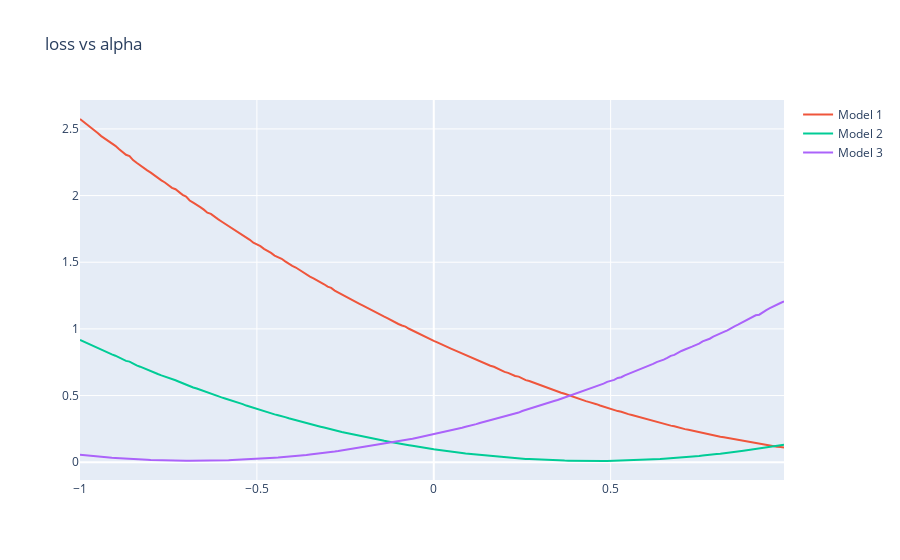

The code cell stored with this chart in its notebook:
### Markdown cell above
### Task 2c 
We have the following loss curves (same loss function as in 2b):
![title](loss_curves_mse.png)



# Model:
The model is of the form $f_\theta(x) = ax + b$ with $a,b \in \theta$. 
Here the different curves is the loss for:
1) Set $b = 0.1$ and $a \in [-1, 1]$.
2) Set $b = 0.75$ and $a \in [-1, 1]$.
3) Set $b = 1.5$ and $a \in [-1, 1]$.  
While a is between [-1, 1] (the x-axis in the plot).


Objective: Find a set of datapoints that duplicate these graphs

### Code cell
# -- CODE for 2c -- goes here.
import numpy as np

def gen_datapoints(num_points, x_lower_bound, x_upper_bound, y_lower_bound, y_upper_bound):
    x = np.random.uniform(x_lower_bound, x_upper_bound, num_points)
    y = np.random.uniform(y_lower_bound, y_upper_bound, num_points)
    return x, y

losses = dict(model1=[],model2=[],model3=[])
for n in range(-100,100):
    theta = n / 100
    x_test, y_test = gen_datapoints(10000, 0.5, 0.8, 0.9, 1.2)
    y_hat1 = theta * x_test + 0.1
    mse1 = mse(y_test, y_hat1)
    losses['model1'].append((theta, mse1))
    y_hat2 = theta * x_test + 0.75
    mse2 = mse(y_test, y_hat2)
    losses['model2'].append((theta, mse2))
    y_hat3 = theta * x_test + 1.5
    mse3 = mse(y_test, y_hat3)
    losses['model3'].append((theta, mse3))

fig = px.scatter(title='loss vs alpha', labels={'x':'Theta', 'y':'MSE'})
fig.add_scatter(x=[t[0] for t in losses['model1']], y=[t[1] for t in losses['model1']], mode='lines', name='Model 1')
fig.add_scatter(x=[t[0] for t in losses['model2']], y=[t[1] for t in losses['model2']], mode='lines', name='Model 2')
fig.add_scatter(x=[t[0] for t in losses['model3']], y=[t[1] for t in losses['model3']], mode='lines', name='Model 3')
fig.show()

### Figure 1 — Plotly figure (JSON) as saved in the notebook; plotly's stock layout.template omitted (floating-point values rounded to 4 significant figures; data arrays with more than 128 entries replaced by an {"elided": "..."} marker saying what was removed)
{"data": [{"hovertemplate": "<extra></extra>", "legendgroup": "", "marker": {"color": "#636efa", "symbol": "circle"}, "mode": "markers", "name": "", "orientation": "v", "showlegend": false, "type": "scatter", "xaxis": "x", "yaxis": "y"}, {"mode": "lines", "name": "Model 1", "type": "scatter", "x": {"elided": "200 float values"}, "y": {"elided": "200 float values"}}, {"mode": "lines", "name": "Model 2", "type": "scatter", "x": {"elided": "200 float values"}, "y": {"elided": "200 float values"}}, {"mode": "lines", "name": "Model 3", "type": "scatter", "x": {"elided": "200 float values"}, "y": {"elided": "200 float values"}}], "layout": {"legend": {"tracegroupgap": 0}, "title": {"text": "loss vs alpha"}, "xaxis": {"anchor": "y", "domain": [0, 1]}, "yaxis": {"anchor": "x", "domain": [0, 1]}}}
